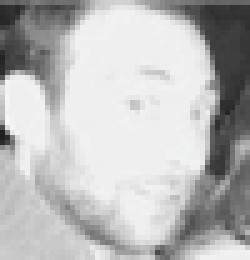
#> input picture MP Assignment/p.png, 50 x 52 px (shown 5 times larger)
$ python 5.py
#> lines starting #> are read from the running program, lines starting #| are printed output that depends on the picture
import numpy as np
import cv2
import math
from matplotlib import pyplot as plt

#reading the image
img = cv2.imread("p.png",cv2.IMREAD_GRAYSCALE)
#> img: shape (52, 50); min 28, max 248, mean 185.8
img1 = img

#Whitened Image
x, y = img.shape
#> x = 52; y = 50
mean = np.mean(img)
#> mean = 185.8
variance = np.var(img)
#> variance = 3836.1
std = math.sqrt(variance)
#> std = 61.94

temp = np.zeros(img.shape)
for i in range( x ):
	for j in range( y ):
		temp[i,j] = (img[i,j] - mean) / std
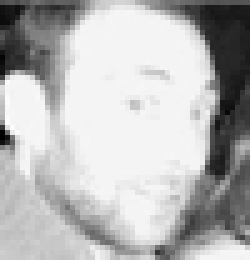
#> temp: shape (52, 50) float64 (shown 5 times larger); min -2.55, max 1, mean -7.65e-17; drawn with min black and max white

#Histogram Equilized
histEq = cv2.equalizeHist(img1)
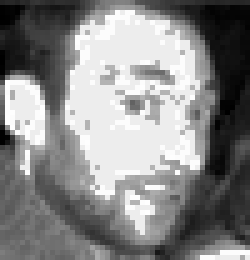
#> histEq: shape (52, 50) (shown 5 times larger); min 0, max 255, mean 135


#Showing the images
cv2.imshow('Original Inage',img1)
cv2.waitKey(0)
cv2.imshow('Whitened Image',temp)
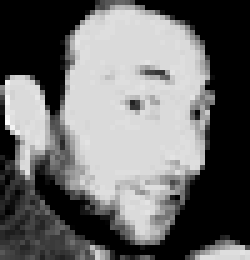
#> window 'Whitened Image': shape (52, 50) (shown 5 times larger); min 0, max 255, mean 107.7
cv2.waitKey(0)
cv2.imshow('Histogram Equilized Image',histEq)
cv2.waitKey(0)
res = np.hstack((img1,temp,histEq)) #stacking images side-by-side
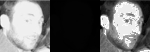
#> res: shape (52, 150) float64; min -2.55, max 255, mean 107; drawn with min black and max white
cv2.imwrite('res.png',res)
